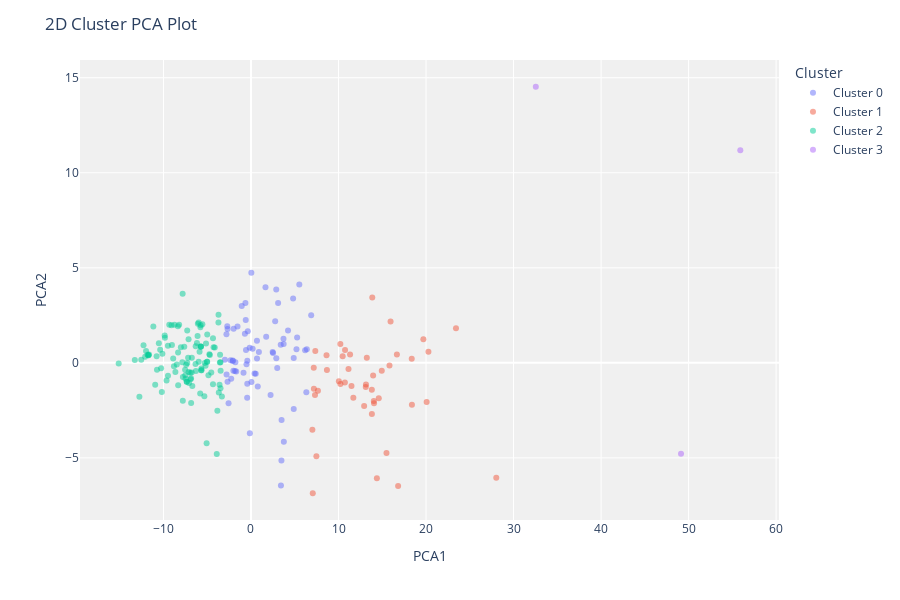

Notebook code for this chart:
### Markdown cell above
# 5. Analyze Model

### Code cell
plot_model(kmeans)

### Figure 1 — Plotly figure (JSON) as saved in the notebook; plotly's stock layout.template omitted (floating-point values rounded to 4 significant figures)
{"data": [{"customdata": [["Honduras"], ["Dominica"], ["Djibouti"], ["Samoa"], ["San Marino"], ["Sao Tome and Principe"], ["Colombia"], ["Chile"], ["Cabo Verde"], ["Solomon Islands"], ["Bulgaria"], ["South Africa"], ["Brazil"], ["Botswana"], ["Bolivia"], ["Bhutan"], ["Belarus"], ["Barbados"], ["St. Lucia"], ["St. Vincent and the Grenadines"], ["Russian Federation"], ["Suriname"], ["Romania"], ["Estonia"], ["Moldova"], ["Malawi"], ["Monaco"], ["Macedonia, FYR"], ["Lithuania"], ["Lebanon"], ["Latvia"], ["Montenegro"], ["Mozambique"], ["Namibia"], ["Jordan"], ["Israel"], ["Nicaragua"], ["Hungary"], ["Guyana"], ["Grenada"], ["Panama"], ["Papua New Guinea"], ["Poland"], ["El Salvador"], ["Argentina"], ["Seychelles"], ["Swaziland"], ["Small states"], ["Tonga"], ["Vanuatu"], ["Pacific island small states"], ["Other small states"], ["Tunisia"], ["East Asia & Pacific"], ["Turkey"], ["Ukraine"], ["Antigua and Barbuda"], ["Europe & Central Asia (IDA & IBRD countries)"], ["Latin America & the Caribbean (IDA & IBRD countries)"], ["Latin America & Caribbean (excluding high income)"], ["Latin America & Caribbean"], ["Europe & Central Asia (excluding high income)"], ["Thailand"], ["Uruguay"], ["Central Europe and the Baltics"], ["Algeria"], ["Andorra"]], "hovertemplate": "Cluster=Cluster 0<br>PCA1=%{x}<br>PCA2=%{y}<br>Feature=%{customdata[0]}<extra></extra>", "legendgroup": "Cluster 0", "marker": {"color": "#636efa", "opacity": 0.5, "symbol": "circle"}, "mode": "markers", "name": "Cluster 0", "orientation": "v", "showlegend": true, "textposition": "top center", "type": "scatter", "x": [0.05238, -0.6963, 3.496, 2.239, 2.997, -1.983, 5.269, -2.982, -0.5993, 6.323, 0.9043, -0.4167, -1.833, -1.687, -0.8537, 2.885, 3.097, 0.5413, -1.785, -0.5138, -0.3639, 0.04058, 0.7748, 3.712, 4.883, 3.421, -2.012, 4.812, 3.398, -1.059, -0.1505, 5.522, -1.542, 2.475, 6.379, 4.232, -0.4235, 6.877, 2.763, -2.71, 6.183, 1.736, 2.892, 0.4067, 1.655, -0.6367, 3.478, -2.803, 0.6882, -2.68, 2.521, -2.678, -2.26, 3.732, -0.4374, 0.6817, -2.79, 0.1883, -2.335, -2.079, -2.087, -0.5707, -0.1308, 3.753, 5.197, -2.564, 4.883], "xaxis": "x", "y": [-1.006, 1.531, -3.002, -1.688, -0.274, 1.791, 1.336, 0.1609, 2.254, -1.547, 0.573, 0.1136, -0.4294, -0.4538, -0.5171, 3.857, 3.149, -0.5684, 0.0313, -0.06758, 1.658, 4.734, -1.239, 1.264, 0.2593, -6.449, -0.4155, 3.387, 0.9532, 2.993, 0.8003, 4.121, 1.914, 0.576, 0.7145, 1.7, -1.096, 2.507, 2.186, 1.923, 0.6587, 1.377, 0.2418, -0.5632, 3.974, 3.143, -5.131, 1.503, 0.2304, -0.9892, 0.5194, 1.781, -0.841, 0.9928, -1.831, 1.16, -0.6085, 0.7464, 0.1389, 0.1293, 0.09429, 0.6821, -3.707, -4.153, 0.7127, -2.13, -2.434], "yaxis": "y"}, {"customdata": [["Micronesia, Fed. Sts."], ["Kiribati"], ["Finland"], ["France"], ["United Kingdom"], ["Germany"], ["Malta"], ["Greece"], ["Portugal"], ["Austria"], ["European Union"], ["Japan"], ["Australia"], ["Norway"], ["Netherlands"], ["United States"], ["Iceland"], ["Italy"], ["High income"], ["New Zealand"], ["Palau"], ["World"], ["Sweden"], ["Cuba"], ["Switzerland"], ["Slovak Republic"], ["Post-demographic dividend"], ["Serbia"], ["Spain"], ["Lesotho"], ["Europe & Central Asia"], ["Maldives"], ["Costa Rica"], ["Canada"], ["OECD members"], ["Croatia"], ["Ireland"], ["North America"], ["Czech Republic"], ["Denmark"], ["Euro area"], ["Belgium"], ["Slovenia"], ["Bosnia and Herzegovina"], ["Luxembourg"]], "hovertemplate": "Cluster=Cluster 1<br>PCA1=%{x}<br>PCA2=%{y}<br>Feature=%{customdata[0]}<extra></extra>", "legendgroup": "Cluster 1", "marker": {"color": "#EF553B", "opacity": 0.5, "symbol": "circle"}, "mode": "markers", "name": "Cluster 1", "orientation": "v", "showlegend": true, "textposition": "top center", "type": "scatter", "x": [28.03, 23.42, 10.73, 20.27, 12.93, 19.69, 7.314, 7.186, 11.14, 18.37, 14.94, 13.81, 8.675, 16.67, 14.38, 14.06, 15.95, 11.48, 13.14, 15.48, 13.86, 8.629, 18.39, 16.81, 11.69, 7.348, 13.81, 7.647, 10.04, 7.061, 13.23, 7.473, 10.22, 13.95, 13.11, 10.48, 7.171, 14.03, 10.21, 20.07, 15.82, 14.6, 11.32, 7.014, 10.75], "xaxis": "x", "y": [-6.042, 1.823, -1.031, 0.5893, -2.266, 1.243, -1.694, -1.361, -0.3178, 0.2131, -0.4117, -2.687, -0.3697, 0.4447, -6.076, -2.128, 2.169, -1.221, -1.139, -4.743, 3.442, 0.3946, -2.201, -6.478, -1.834, 0.6291, -1.41, -1.462, -0.9687, -6.86, 0.2642, -4.919, -1.114, -0.668, -1.27, 0.3514, -0.2559, -2.006, 0.9973, -2.058, -0.1447, -1.868, 0.4399, -3.519, 0.6764], "yaxis": "y"}, {"customdata": [["Vietnam"], ["Morocco"], ["Nepal"], ["Myanmar"], ["Venezuela, RB"], ["Mongolia"], ["Uzbekistan"], ["United Arab Emirates"], ["Nigeria"], ["Sudan"], ["St. Kitts and Nevis"], ["Sri Lanka"], ["Syrian Arab Republic"], ["Tajikistan"], ["Tanzania"], ["Togo"], ["Singapore"], ["Sierra Leone"], ["Mexico"], ["Niger"], ["Senegal"], ["Trinidad and Tobago"], ["Rwanda"], ["Turkmenistan"], ["Uganda"], ["Qatar"], ["Philippines"], ["Peru"], ["Paraguay"], ["Pakistan"], ["Oman"], ["Saudi Arabia"], ["Mauritius"], ["Arab World"], ["Chad"], ["Upper middle income"], ["Albania"], ["Angola"], ["Armenia"], ["Azerbaijan"], ["Bahamas, The"], ["Bahrain"], ["Bangladesh"], ["Belize"], ["Benin"], ["Brunei Darussalam"], ["Burkina Faso"], ["Burundi"], ["Cambodia"], ["Cameroon"], ["Sub-Saharan Africa (IDA & IBRD countries)"], ["Sub-Saharan Africa (excluding high income)"], ["Sub-Saharan Africa"], ["South Asia (IDA & IBRD)"], ["Caribbean small states"], ["Early-demographic dividend"], ["East Asia & Pacific (excluding high income)"], ["East Asia & Pacific (IDA & IBRD countries)"], ["Heavily indebted poor countries (HIPC)"], ["Late-demographic dividend"], ["Least developed countries: UN classification"], ["Central African Republic"], ["Low & middle income"], ["Lower middle income"], ["Middle East & North Africa"], ["Middle East & North Africa (excluding high income)"], ["Middle East & North Africa (IDA & IBRD countries)"], ["Middle income"], ["Pre-demographic dividend"], ["South Asia"], ["Low income"], ["Mauritania"], ["Zambia"], ["Comoros"], ["Yemen, Rep."], ["India"], ["Indonesia"], ["Iran, Islamic Rep."], ["Jamaica"], ["Kazakhstan"], ["Kenya"], ["Korea, Rep."], ["Kuwait"], ["Kyrgyz Republic"], ["Lao PDR"], ["Libya"], ["Madagascar"], ["Malaysia"], ["Mali"], ["China"], ["Guinea-Bissau"], ["Haiti"], ["Guatemala"], ["Congo, Dem. Rep."], ["Congo, Rep."], ["Cote d'Ivoire"], ["Cyprus"], ["Dominican Republic"], ["Ecuador"], ["Egypt, Arab Rep."], ["Equatorial Guinea"], ["Eritrea"], ["Ethiopia"], ["Fiji"], ["Gabon"], ["Gambia, The"], ["Georgia"], ["Ghana"], ["Guinea"]], "hovertemplate": "Cluster=Cluster 2<br>PCA1=%{x}<br>PCA2=%{y}<br>Feature=%{customdata[0]}<extra></extra>", "legendgroup": "Cluster 2", "marker": {"color": "#00cc96", "opacity": 0.5, "symbol": "circle"}, "mode": "markers", "name": "Cluster 2", "orientation": "v", "showlegend": true, "textposition": "top center", "type": "scatter", "x": [-6.838, -9.484, -7.482, -15.12, -8.01, -3.71, -4.344, -7.527, -12.09, -10.19, -5.982, -9.033, -8.35, -10.74, -6.705, -8.638, -10.78, -6.071, -4.863, -6.897, -7.129, -5.193, -4.537, -7.808, -7.41, -7.288, -10.38, -4.701, -3.326, -13.27, -5.783, -5.281, -7.184, -5.978, -8.74, -3.557, -5.666, -6.176, -8.888, -11.99, -3.473, -5.14, -12.28, -3.678, -6.759, -5.554, -3.593, -3.911, -9.836, -11.82, -5.726, -5.734, -5.726, -11.72, -3.534, -5.875, -7.339, -7.339, -6.779, -3.487, -8.473, -8.329, -5.03, -10.12, -4.755, -5.669, -5.669, -5.003, -8.804, -11.72, -6.935, -8.21, -3.718, -7.132, -9.084, -11.65, -12.54, -6.295, -4.276, -6.102, -7.506, -3.842, -5.757, -3.483, -11.16, -6.852, -6.318, -7.845, -4.999, -7.086, -10.53, -9.335, -7.28, -12.75, -8.322, -9.491, -4.343, -7.781, -7.791, -7.622, -6.339, -9.859, -5.805, -4.14, -9.644, -5.068, -10.27, -5.329, -10.95], "xaxis": "x", "y": [-2.105, -0.6743, -0.8378, -0.02834, 0.8229, 2.526, 1.29, -0.3688, 0.3171, -1.531, 2.123, 0.9368, 1.928, -0.3565, -1.212, -0.4796, 0.3453, 2.054, -0.6462, -0.8647, -0.4874, -0.1471, -0.5039, 3.631, -0.09849, 1.702, 0.6894, 0.41, -1.765, 0.152, 1.877, -0.005354, 0.2696, 0.06009, 2.007, 0.01429, -0.2991, 1.048, 0.2338, 0.6302, -0.4217, 1.019, 0.9293, -1.554, 0.2722, 2.037, -1.158, -4.8, 1.32, 0.4204, 0.8553, 0.8502, 0.8553, 0.3997, 0.4273, 0.5812, -0.9945, -0.9945, -0.5069, 0.03422, -0.09237, 0.5463, 0.05559, 0.4751, 0.4488, -0.3826, -0.3826, 0.06442, -0.176, 0.3997, -0.5258, 2.002, 2.118, 1.242, 1.973, 0.4388, 0.1599, -0.4299, 0.8183, 1.408, -0.6464, -2.522, 1.978, -1.335, 1.914, -0.8159, 0.8693, 0.02881, 1.498, -1.059, 1.029, 2.01, -0.01012, -1.788, -1.176, 0.8969, -1.13, -0.7418, -2.0, 0.8433, -0.05447, 1.437, -1.607, 0.8118, -0.9218, -4.23, -0.289, -1.758, -1.145], "yaxis": "y"}, {"customdata": [["Nauru"], ["Tuvalu"], ["Marshall Islands"]], "hovertemplate": "Cluster=Cluster 3<br>PCA1=%{x}<br>PCA2=%{y}<br>Feature=%{customdata[0]}<extra></extra>", "legendgroup": "Cluster 3", "marker": {"color": "#ab63fa", "opacity": 0.5, "symbol": "circle"}, "mode": "markers", "name": "Cluster 3", "orientation": "v", "showlegend": true, "textposition": "top center", "type": "scatter", "x": [32.54, 49.14, 55.91], "xaxis": "x", "y": [14.53, -4.779, 11.19], "yaxis": "y"}], "layout": {"height": 600, "legend": {"title": {"text": "Cluster"}, "tracegroupgap": 0}, "margin": {"t": 60}, "plot_bgcolor": "rgb(240,240,240)", "title": {"text": "2D Cluster PCA Plot"}, "xaxis": {"anchor": "y", "domain": [0, 1], "title": {"text": "PCA1"}}, "yaxis": {"anchor": "x", "domain": [0, 1], "title": {"text": "PCA2"}}}}
